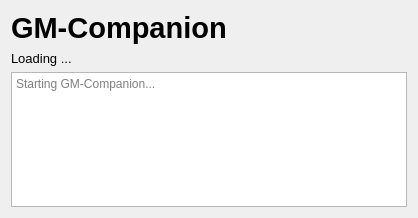
<?xml version="1.0" encoding="UTF-8"?>
<ui version="4.0">
 <class>Preloader</class>
 <widget class="QWidget" name="Preloader">
  <property name="geometry">
   <rect>
    <x>0</x>
    <y>0</y>
    <width>418</width>
    <height>218</height>
   </rect>
  </property>
  <property name="font">
   <font>
    <family>MS Gothic</family>
   </font>
  </property>
  <property name="windowTitle">
   <string>GM-Companion</string>
  </property>
  <property name="windowIcon">
   <iconset resource="resources.qrc">
    <normaloff>:/resources/icon256.png</normaloff>:/resources/icon256.png</iconset>
  </property>
  <layout class="QVBoxLayout" name="verticalLayout">
   <item>
    <widget class="QLabel" name="label_2">
     <property name="sizePolicy">
      <sizepolicy hsizetype="Preferred" vsizetype="Maximum">
       <horstretch>0</horstretch>
       <verstretch>0</verstretch>
      </sizepolicy>
     </property>
     <property name="font">
      <font>
       <family>Arial</family>
       <pointsize>22</pointsize>
       <weight>75</weight>
       <bold>true</bold>
      </font>
     </property>
     <property name="text">
      <string>GM-Companion</string>
     </property>
    </widget>
   </item>
   <item>
    <widget class="QLabel" name="label">
     <property name="sizePolicy">
      <sizepolicy hsizetype="Minimum" vsizetype="Minimum">
       <horstretch>0</horstretch>
       <verstretch>0</verstretch>
      </sizepolicy>
     </property>
     <property name="font">
      <font>
       <family>Arial</family>
       <pointsize>10</pointsize>
      </font>
     </property>
     <property name="text">
      <string>Loading ...</string>
     </property>
     <property name="textFormat">
      <enum>Qt::AutoText</enum>
     </property>
    </widget>
   </item>
   <item>
    <widget class="QPlainTextEdit" name="loadingLog">
     <property name="font">
      <font>
       <family>MS Shell Dlg 2</family>
      </font>
     </property>
     <property name="readOnly">
      <bool>true</bool>
     </property>
     <property name="placeholderText">
      <string>Starting GM-Companion...</string>
     </property>
    </widget>
   </item>
  </layout>
 </widget>
 <resources>
  <include location="resources.qrc"/>
 </resources>
 <connections/>
</ui>
